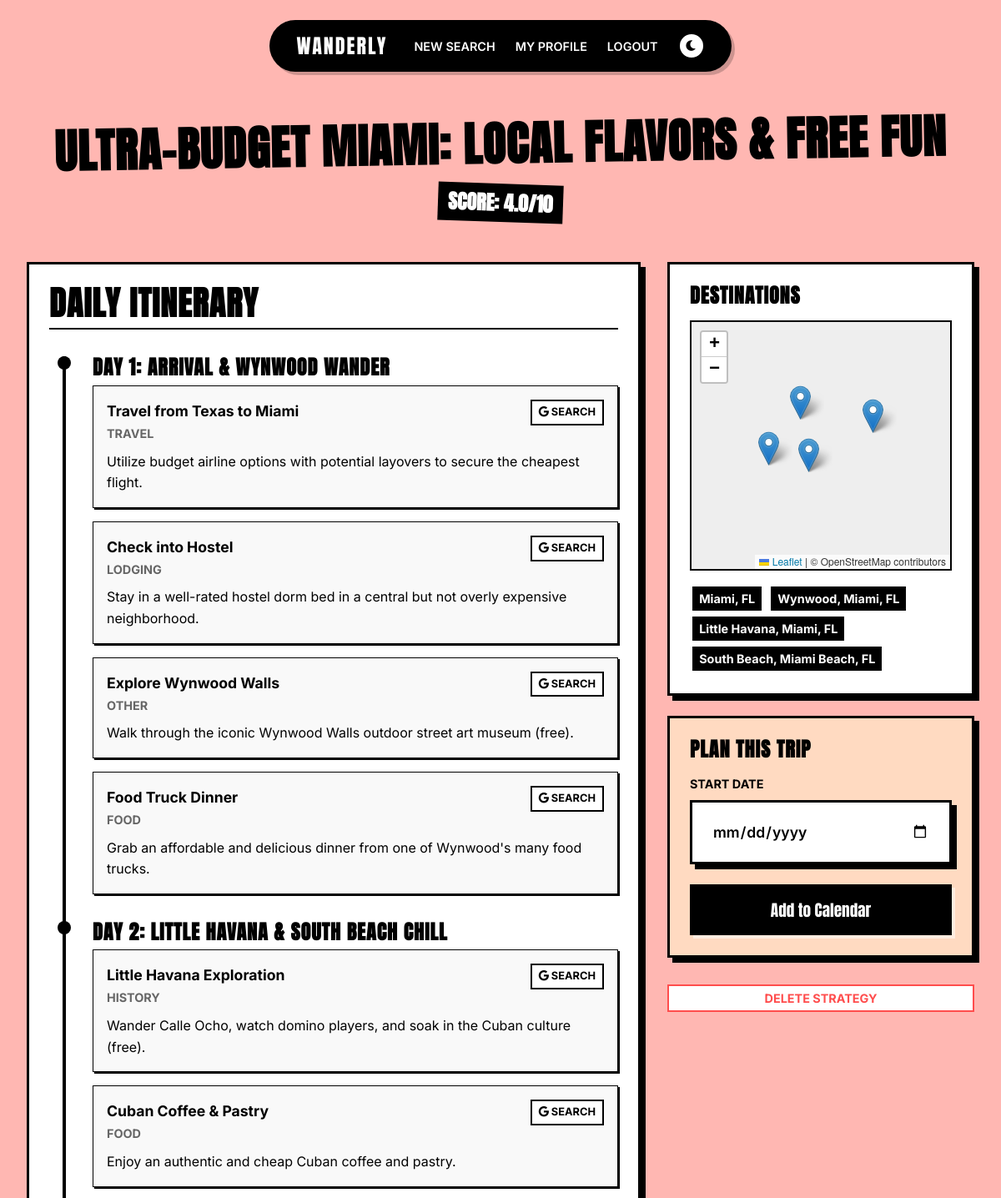
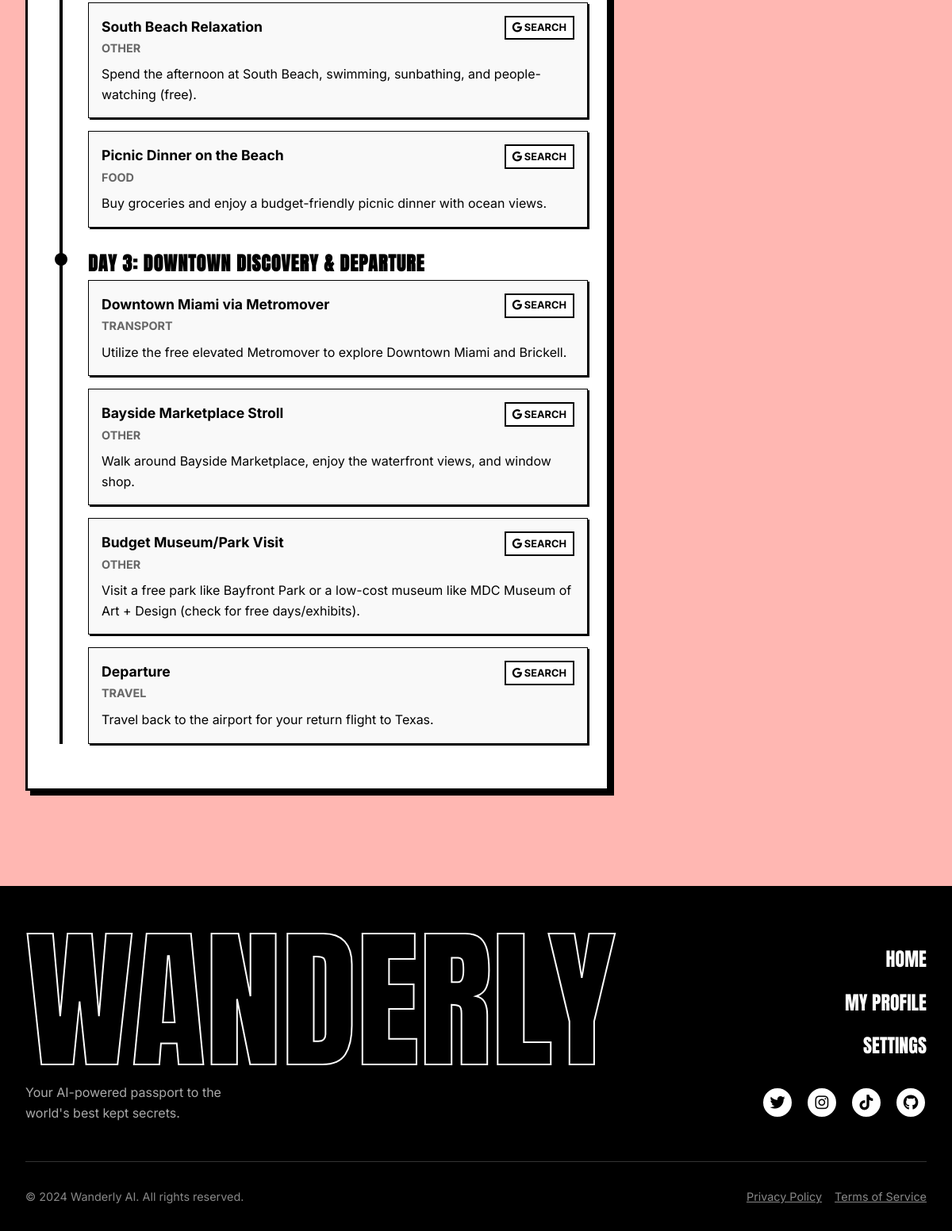
/strategy/1 (signed in), run on the app's committed database (2 pictures, top to bottom).
### app.py (models this page shows)
class SavedStrategy(db.Model):
    id = db.Column(db.Integer, primary_key=True)
    title = db.Column(db.String(200), nullable=False)
    content = db.Column(db.Text, nullable=False) # Stores JSON string of the full strategy details
    critique = db.Column(db.Text, nullable=True)
    score = db.Column(db.Float, nullable=True)
    user_id = db.Column(db.Integer, db.ForeignKey('user.id'), nullable=False)
    trips = db.relationship('Trip', backref='strategy', lazy=True)

### app.py (the view)
@app.route('/strategy/<int:id>')
@login_required
def strategy_details(id):
    strategy = SavedStrategy.query.get_or_404(id)
    if strategy.author != current_user:
        return redirect(url_for('profile'))
    parsed_content = json.loads(strategy.content)
    image_keyword = "travel"
    if parsed_content.get('locations') and len(parsed_content['locations']) > 0:
        image_keyword = parsed_content['locations'][0]['name']
    return render_template('strategy_details.html', strategy=strategy, details=parsed_content, image_keyword=image_keyword)

### app.py (called while the page is built)
@login_manager.user_loader
def load_user(user_id):
    return db.session.get(User, int(user_id))

### templates/strategy_details.html (shortened to what this page needs)
<!DOCTYPE html>
<html lang="en">
<head>
    <link rel="stylesheet" href="{{ url_for('static', filename='style.css') }}">
    <link rel="stylesheet" href="https://cdnjs.cloudflare.com/ajax/libs/font-awesome/6.0.0/css/all.min.css">
</head>
<body>
    <nav class="top-nav">
        <div class="nav-container">
            <a href="{{ url_for('index') }}" class="nav-logo">WANDERLY</a>
            <div class="nav-links">
                <a href="{{ url_for('index') }}">New Search</a>
                <a href="{{ url_for('profile') }}">My Profile</a>
                <a href="{{ url_for('logout') }}">Logout</a>
                <button id="darkModeToggle" class="btn-secondary-sm"
                    style="border-radius: 50%; width: 32px; height: 32px; padding: 0; display: flex; align-items: center; justify-content: center;">
                    <i class="fa-solid fa-moon"></i>
                </button>
            </div>
        </div>
    </nav>
    <div class="container">
        <header class="details-header" style="text-align: center; margin-bottom: 3rem;">
            <h1 class="serif-italic" style="font-size: 3.5rem; transform: rotate(-1deg);">{{ strategy.title }}</h1>
            <div class="score-badge"
                style="display: inline-block; font-size: 1.5rem; margin-top: 1rem; transform: rotate(2deg);">
                SCORE: {{ strategy.score }}/10
            </div>
        </header>
        <div class="details-grid">
            <div class="itinerary-column">
                <section class="info-card">
                    <h2 style="margin-bottom: 2rem; border-bottom: 2px solid #000; padding-bottom: 0.5rem;">Daily
                        Itinerary</h2>
                    <div class="activity-list">
                        {% for day in details.itinerary %}
                        <div class="activity-item">
                            <h3 style="font-size: 1.5rem; margin-bottom: 0.5rem;">Day {{ day.day }}: {{ day.title }}
                            </h3>
                            <ul style="list-style: none;">
                                {% for activity in day.activities %}
                                <li
                                    style="margin-bottom: 1rem; background: #f9f9f9; padding: 1rem; border: 1px solid #000; box-shadow: 2px 2px 0px #000;">
                                    <div
                                        style="display: flex; justify-content: space-between; align-items: flex-start; gap: 1rem;">
                                        <div>
                                            <strong style="display: block; font-size: 1.1rem;">{{ activity.name
                                                }}</strong>
                                            <span
                                                style="font-size: 0.9rem; color: #666; text-transform: uppercase; font-weight: 700;">{{
                                                activity.type }}</span>
                                        </div>
                                        <a href="https://www.google.com/search?q={{ activity.name }} {{ day.title }}"
                                            target="_blank" class="btn-secondary-sm"
                                            style="font-size: 0.8rem; padding: 0.2rem 0.5rem; white-space: nowrap;">
                                            <i class="fa-brands fa-google"></i> Search
                                        </a>
                                    </div>
                                    <p style="margin-top: 0.5rem;">{{ activity.description }}</p>
                                </li>
                                {% endfor %}
                            </ul>
                        </div>
                        {% endfor %}
                    </div>
                </section>
            </div>
            <div class="sidebar-column">
                <div class="map-card">
                    <h3 style="margin-bottom: 1rem;">Destinations</h3>
                    <div id="map" style="height: 300px; background: #eee; border: 2px solid #000;"></div>
                    <div style="margin-top: 1rem;">
                        {% for loc in details.locations %}
                        <span
                            style="display: inline-block; background: #000; color: #FFF; padding: 0.2rem 0.5rem; margin: 0.2rem; font-size: 0.9rem; font-weight: 700;">{{
                            loc.name }}</span>
                        {% endfor %}
                    </div>
                </div>
                <div class="info-card" style="background: #FFDAC1;">
                    <h3 style="margin-bottom: 1rem;">Plan This Trip</h3>
                    <form action="{{ url_for('add_trip') }}" method="POST">
                        <div class="input-group">
                            <label>Start Date</label>
                            <div class="input-wrapper" style="background: #FFF;">
                                <input type="date" name="start_date" required>
                            </div>
                        </div>
                        <button type="submit" class="btn-primary" style="width: 100%;">Add to Calendar</button>
                    </form>
                </div>
                <div style="margin-top: 2rem; text-align: center;">
                    <form action="{{ url_for('delete_strategy', id=strategy.id) }}" method="POST"
                        onsubmit="return confirm('Are you sure you want to delete this strategy?');">
                        <button type="submit" class="btn-secondary-sm"
                            style="color: #ff4d4d; border-color: #ff4d4d; width: 100%; display: block; cursor: pointer;">Delete
                            Strategy</button>
                    </form>
                </div>
            </div>
        </div>
    </div>
    <footer class="site-footer">
        <div class="footer-content">
            <div>
                <div class="footer-logo">WANDERLY</div>
                <p style="max-width: 300px; margin-top: 1rem; color: #aaa;">
                    Your AI-powered passport to the world's best kept secrets.
                </p>
            </div>
            <div class="footer-links">
                <a href="{{ url_for('index') }}" class="footer-link">Home</a>
                <a href="{{ url_for('profile') }}" class="footer-link">My Profile</a>
                <a href="{{ url_for('settings') }}" class="footer-link">Settings</a>
                <div class="footer-socials">
                    <a href="#" class="social-icon"><i class="fa-brands fa-twitter"></i></a>
                    <a href="#" class="social-icon"><i class="fa-brands fa-instagram"></i></a>
                    <a href="#" class="social-icon"><i class="fa-brands fa-tiktok"></i></a>
                    <a href="#" class="social-icon"><i class="fa-brands fa-github"></i></a>
                </div>
            </div>
        </div>
        <div class="footer-bottom">
            <div>&copy; 2024 Wanderly AI. All rights reserved.</div>
            <div style="display: flex; gap: 1rem;">
                <a href="#" style="text-decoration: underline;">Privacy Policy</a>
                <a href="#" style="text-decoration: underline;">Terms of Service</a>
            </div>
        </div>
    </footer>
    <link rel="stylesheet" href="https://unpkg.com/leaflet@1.9.4/dist/leaflet.css" />
</body>
</html>

### data on the page
SavedStrategy: title "ULTRA-BUDGET MIAMI: LOCAL FLAVORS & FREE FUN", score "4.0"

### other printed values
{{ day.day }} "1" "2" "3"
{{ day.title }} "ARRIVAL & WYNWOOD WANDER" "LITTLE HAVANA & SOUTH BEACH CHILL" "DOWNTOWN DISCOVERY & DEPARTURE"
{{ activity.name }} "Travel from Texas to Miami" "Check into Hostel" "Explore Wynwood Walls" "Food Truck Dinner" "Little Havana Exploration" "Cuban Coffee & Pastry" "South Beach Relaxation" "Picnic Dinner on the Beach" "Downtown Miami via Metromover" "Bayside Marketplace Stroll" "Budget Museum/Park Visit" "Departure"
{{ activity.type }} "TRAVEL" "LODGING" "OTHER" "FOOD" "HISTORY" "FOOD" "OTHER" "FOOD" "TRANSPORT" "OTHER" "OTHER" "TRAVEL"
{{ activity.description }} "Utilize budget airline options with potential layovers to secure the cheapest flight." "Stay in a well-rated hostel dorm bed in a central but not overly expensive neighborhood." "Walk through the iconic Wynwood Walls outdoor street art museum (free)." "Grab an affordable and delicious dinner from one of Wynwood's many food trucks." "Wander Calle Ocho, watch domino players, and soak in the Cuban culture (free)." "Enjoy an authentic and cheap Cuban coffee and pastry." "Spend the afternoon at South Beach, swimming, sunbathing, and people-watching (free)." "Buy groceries and enjoy a budget-friendly picnic dinner with ocean views." "Utilize the free elevated Metromover to explore Downtown Miami and Brickell." "Walk around Bayside Marketplace, enjoy the waterfront views, and window shop." "Visit a free park like Bayfront Park or a low-cost museum like MDC Museum of Art + Design (check for free days/exhibits)." "Travel back to the airport for your return flight to Texas."
{{ loc.name }} "Miami, FL" "Wynwood, Miami, FL" "Little Havana, Miami, FL" "South Beach, Miami Beach, FL"
